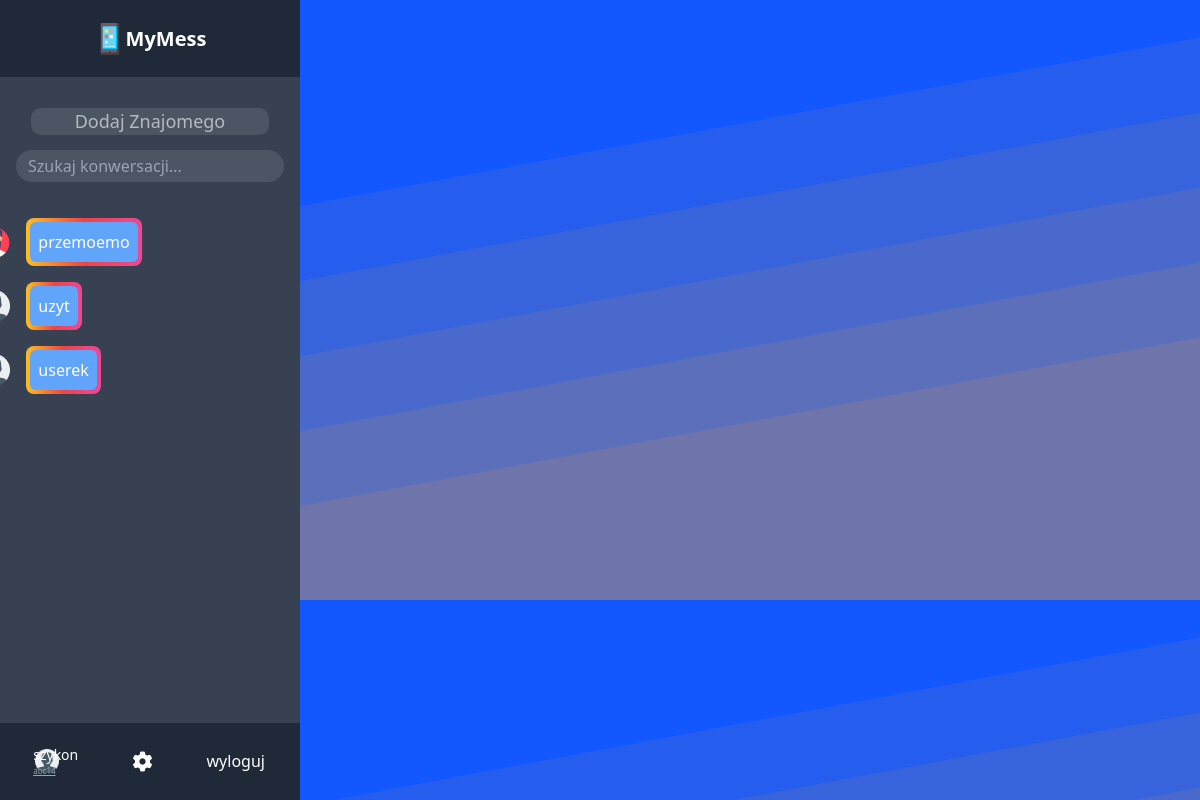
The page /public/mymess.php (signed in) on the database its author committed.
### tables this page shows
CREATE TABLE `conversations` (
  `id` int(11) NOT NULL,
  `id_user` int(11) NOT NULL,
  `id_sender` int(11) NOT NULL,
  `ifRead` tinyint(1) NOT NULL
);

CREATE TABLE `users` (
  `id` int(11) NOT NULL,
  `login` varchar(20) NOT NULL,
  `password` varchar(20) NOT NULL,
  `name` varchar(20) NOT NULL,
  `prof_pic` varchar(255) NOT NULL DEFAULT 'user (1).png',
  `code` varchar(5) NOT NULL
);

### private/MessScripts.php (the view, shortened to what this page needs)
<?php
function showConversations($userId,$conn){
        $sql = "SELECT id_sender, ifRead FROM conversations
                WHERE id_user = '".$userId."'";
        if($result = @$conn->query($sql)){
            $howManyConv = $result->num_rows;
            if($howManyConv>0){
                while($row = $result->fetch_assoc()) {
                    $id = $row["id_sender"];
                    $sql = "SELECT name FROM users
                    WHERE id = '".$id."'";
                    if($result1 = @$conn->query($sql)){
                        $howManyConv2 = $result1->num_rows;
                        if($howManyConv2>0){
                            $name = $result1->fetch_assoc()["name"];
                            echo '
                            <div class="flex flex-row space-x-4 items-center">
                                <img src="profPics/'.profPicPath($id,$conn).'" alt="" class="w-8 h-8">
                                <div class="p-1 w-64 md:w-auto h-12 rounded-lg
                                    bg-gradient-to-r from-yellow-400 via-red-500 to-pink-500 ">
                                <div class="bg-blue-400 h-full w-full rounded-md py-2 px-2 font-bold text-white ">
                                <form action="mymess.php" method="post"><button name="what" value="'.$id.'">
                                '.$name.'
                                </button><input type="hidden" name="name" value="'.$name.'"></form>
                                </div>
                                </div>
                            </div>
                            ';
                        }
                    }
                }
            }
        }
}
function profPicPath($userId,$conn){
    $sql = "SELECT prof_pic FROM users WHERE id='".$userId."'";
    if($result = @$conn->query($sql)){
        $howManyRows = $result->num_rows;
        if($howManyRows>0){
            $row = $result->fetch_assoc();
            return $row["prof_pic"];
        }
    }
}

### public/mymess.php (shortened to what this page needs)
<!DOCTYPE html>
<html lang="en">
<head>
    <link href="https://unpkg.com/tailwindcss@^2/dist/tailwind.min.css" rel="stylesheet">
    <link rel="stylesheet" href="https://cdnjs.cloudflare.com/ajax/libs/font-awesome/6.0.0-beta2/css/all.min.css" />
    <link href="https://emoji-css.afeld.me/emoji.css" rel="stylesheet">
    <link rel="stylesheet" href="style.css">
</head>
<body class="overflow-x-hidden" onload="JavaScript:timedRefresh(1000);">
    <?php
    require_once "../private/connect.php";
    $conn = @new mysqli($host, $db_user, $db_password, $db_name);
    if($conn->connect_errno!=0){
        echo "Error: ".$conn->connect_errno;
        return false;
    }
    else
    {
    require "../private/MessScripts.php";
    ?>
    <div class="bg-blue-500 w-screen h-screen">
     <div class="flex items-center justify-center bg-gray-200 w-full h-full">
        <div class="flex flex-row w-full h-full ">
            <div class="w-1/4 h-full">
                <div class="flex flex-col w-full h-full">
                    <div style="height: 10%" class="w-full  bg-gray-800 text-white text-center flex items-center justify-center text-xl font-semibold">
                        <div class="inline-flex flex-row items-center" >
                            <img src="assets/smartphone.png" alt="phone" class="w-8 h-8">
                            MyMess
                        </div>
                    </div>
                    <div class="w-full h-5/6 bg-gray-700 relative">
                        <div class="h-full z-10">
                            <div class="flex flex-col items-center justify-center space-y-8 p-3 md:space-y-3">
                                <div class="w-full p-1">
                                    <div class="addFriend" onclick="addFriend()">Dodaj Znajomego</div>
                                    <input type="text" class="focus:outline-none w-full  md:h-8 rounded-full p-3 text-white bg-gray-600" placeholder="Szukaj konwersacji... ">
                                </div>
                                <div class="flex flex-col items-between p-5 space-y-6 md:space-y-4" style="margin-left: -180px;">
                                    <?php
                                    showConversations($_SESSION["userId"],$conn);
                                    }
                                    ?>
                                </div>
                            </div>
                        </div>
                    </div>
                    <div class="w-full bg-gray-800 text-white flex flex-row items-center justify-between md:justify-around px-2" style="height: 10%">
                            <button class="focus:outline-none " onclick="changePhoto()">
                                <img src="profPics/<?php echo profPicPath($_SESSION["userId"],$conn); ?>" alt="profile" class="w-6 h-6">
                            </button>
                            <div class="flex flex-col space-y-0 -ml-20">
                                <p class="text-xs lg:text-sm"><?php echo $_SESSION["userName"]; ?></p>
                                <a href="#" class="text-gray-400 underline italics" style="font-size: 8px;"><?php echo $_SESSION["userCode"]; ?></a>
                            </div>
                            <button id="settingsBtn" class="focus:outline-none">
                                <i class="fas fa-cog fa-lg"></i>
                            </button>
                            <form action="mymess.php" method="POST"><button type="submit" name="func" value="wyloguj">wyloguj</button></form>
                    </div>
                </div>
            </div>
            <div class="w-3/4 h-full bg-blue-300 bg-fixed" style="background-image: url('assets/slanted-gradient.svg');">
                <div class="w-full h-full flex justify-center items-center p-10 ">
                    <div class="w-full h-full rounded-2xl flex flex-col p-5 space-y-4">
                    </div>
                </div>
            </div>
        </div>
    </div>
    </div>
</body>
</html>

### public/style.css (style rules this page uses)
.addFriend { margin: 15px; text-align: center; font-size: 18px; border-radius: 10px; background-color:rgba(75, 85, 99, var(--tw-bg-opacity)); color: rgba(255, 255, 255, 0.596); }

### rows shown on the page
conversations: id_sender.prof_pic (picture), users.name "przemoemo"
conversations: id_sender.prof_pic (picture), users.name "uzyt"
conversations: id_sender.prof_pic (picture), users.name "userek"
users: prof_pic (picture)

### other values the page prints
$_SESSION["userName"] "szykon"
$_SESSION["userCode"] "abc14"
